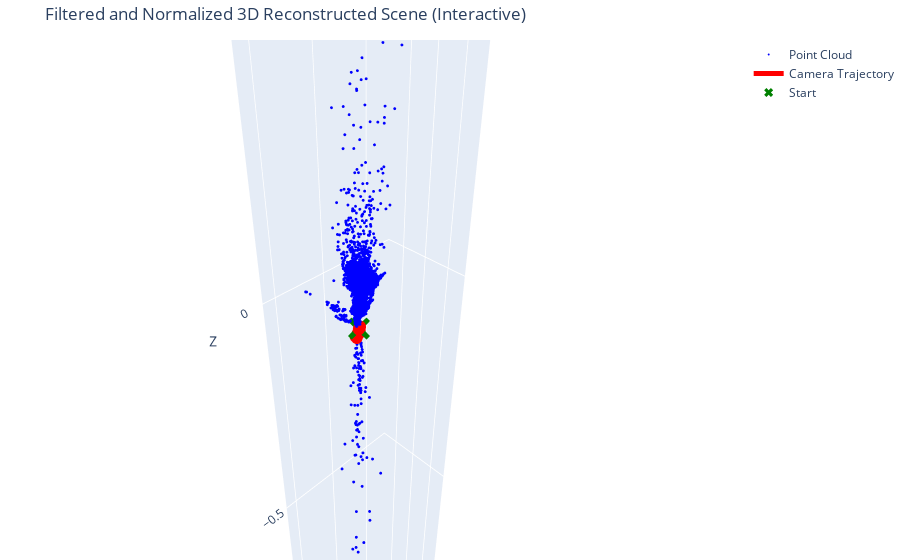

This figure's notebook cell:
### Markdown cell above
# 7. 3D Point Triangulation and Scene Visualisation

**Methodology:**
1.  **Triangulation:** Triangulation is the process of determining a point's position in 3D space given its projections onto two or more images with known camera poses. Geometrically, for a given 2D feature match, we can cast a ray from the first camera's center through its 2D point and another ray from the second camera's center through its corresponding 2D point. The 3D coordinate of the feature is the intersection point of these two rays. In our implementation, we use `cv2.triangulatePoints(P1, P2, pts1, pts2)`, where `P1` and `P2` are the projection matrices of the two cameras. [cite_start]This function returns the 3D points in homogeneous coordinates. 

2.  **Scene Chaining:** The pipeline processes image pairs sequentially. The pose of the first camera is set to the origin `[I|0]`. The relative pose `(R, t)` recovered from the first pair `(frame_0, frame_1)` is used to determine the global pose of the second camera. This second camera's pose is then used as the starting point for calculating the pose of the third camera from the pair `(frame_1, frame_2)`, and so on. This "chains" the camera poses together to form a trajectory.

3.  **Point Cloud Filtering:** The initial triangulated point cloud often contains noise and outliers due to minor matching errors. To clean the scene, our `filter_point_cloud` function implements statistical outlier removal. For each point, it calculates the mean distance to its k-nearest neighbors. If a point's mean distance is far from the average mean distance of all points (specifically, greater than a threshold defined by `mean + std_ratio * std_dev`), it is classified as an outlier and removed.

4.  **Visualisation:** To display the final result, we use the Plotly library, which allows for the creation of **interactive 3D plots**, fulfilling the project requirement.  Our visualization includes:
    * The filtered 3D point cloud, representing the reconstructed scene structure.
    * The camera's trajectory, plotted as a red line connecting the positions of each camera pose. This helps visualize the motion used to capture the scene.
    * A green 'x' marker to indicate the starting position of the camera.

***

### Code cell
print("\n STEP 7: TRIANGULATION, FILTERING & VISUALISATION\n")

def filter_point_cloud(points_3d, k_neighbors=20, std_ratio=1.0):
    if points_3d.shape[0] < k_neighbors:
        print("Warning: Not enough points for filtering. Returning original cloud.")
        return points_3d

    # Use FLANN for fast nearest neighbor search
    flann = cv2.FlannBasedMatcher(dict(algorithm=1, trees=5), dict(checks=50))
    points_flat = points_3d.astype(np.float32)

    # Find the k+1 nearest neighbors (the first is the point itself)
    matches = flann.knnMatch(points_flat, points_flat, k=k_neighbors + 1)

    mean_distances = []
    for i in range(len(matches)):
        distances = [m.distance for m in matches[i][1:]]
        if distances:
            mean_distances.append(np.mean(distances))
        else:
            mean_distances.append(0) # Handle case with no neighbors

    mean_distances = np.array(mean_distances)

    global_mean_dist = np.mean(mean_distances)
    global_std_dist = np.std(mean_distances)

    distance_threshold = global_mean_dist + std_ratio * global_std_dist

    inlier_mask = mean_distances < distance_threshold

    print(f"Filtering: Kept {np.sum(inlier_mask)} of {len(points_3d)} points.")

    return points_3d[inlier_mask]

# Initialize scene elements
camera_poses = []
points_3d = np.empty((0, 3))

# The first camera is at the origin [R|t] = [I|0]
R_global = np.identity(3)
t_global = np.zeros((3, 1))
camera_poses.append(np.hstack((R_global, t_global)))

# Process each valid pair to triangulate points and chain poses
for pair in all_processed_pairs:
    if pair.get('R') is None or pair.get('t') is None:
        continue # Skip pairs where pose estimation failed

    # The pose of the first camera in the pair is the last one we successfully calculated
    R_cam1, t_cam1 = camera_poses[-1][:, :3], camera_poses[-1][:, 3].reshape(3, 1)

    R_relative, t_relative = pair['R'], pair['t']

    # Update global pose for the second camera in the pair
    R_cam2 = R_cam1 @ R_relative
    t_cam2 = t_cam1 + R_cam1 @ t_relative

    pose_cam2 = np.hstack((R_cam2, t_cam2))
    camera_poses.append(pose_cam2)

    # Get the 2D points for triangulation
    kp1, kp2 = pair['data1']['keypoints'], pair['data2']['keypoints']
    inliers = pair['inliers']

    # Filter points further by the chirality check mask from `recoverPose`
    pose_mask = pair.get('pose_inliers')
    if pose_mask is not None:
        inliers = [m for i, m in enumerate(inliers) if pose_mask.ravel()[i]]

    pts1 = np.float32([kp1[m.queryIdx].pt for m in inliers]).T
    pts2 = np.float32([kp2[m.trainIdx].pt for m in inliers]).T

    if pts1.shape[1] == 0 or pts2.shape[1] == 0:
        continue # No points left to triangulate for this pair

    # Create projection matrices for triangulation
    P1 = K @ camera_poses[-2] # The second to last pose
    P2 = K @ camera_poses[-1] # The last pose

    # Triangulate 3D points
    points_4d_hom = cv2.triangulatePoints(P1, P2, pts1, pts2)

    # Convert from homogeneous to 3D coordinates
    points_3d_new = (points_4d_hom[:3, :] / points_4d_hom[3, :]).T
    points_3d = np.vstack((points_3d, points_3d_new))


print(f"Triangulated a total of {points_3d.shape[0]} points.")
print(f"Total camera poses estimated: {len(camera_poses)}")

# Filter the final point cloud to remove outliers
if points_3d.shape[0] > 0:
    points_3d_filtered = filter_point_cloud(points_3d, k_neighbors=30, std_ratio=0.5)
else:
    points_3d_filtered = points_3d # Keep it as an empty array


# Visualize the 3D Scene with Plotly for interactivity
if points_3d_filtered.shape[0] > 0:
    print("\nVisualizing the filtered 3D scene (interactive)...")
    if not os.path.exists(OUTPUT_SCENE_DIR): os.makedirs(OUTPUT_SCENE_DIR)

    # The camera's 3D position is derived from its pose matrix [R|t] as -R.T @ t
    cam_positions = np.array([-pose[:, :3].T @ pose[:, 3] for pose in camera_poses])

    # NORMALIZATION FOR BETTER VISUALIZATION
    mean_point = points_3d_filtered.mean(axis=0)
    points_centered = points_3d_filtered - mean_point
    cams_centered = cam_positions - mean_point
    max_abs_coord = np.max(np.abs(points_centered))
    if max_abs_coord == 0: max_abs_coord = 1 # Avoid division by zero
    points_normalized = points_centered / max_abs_coord
    cams_normalized = cams_centered / max_abs_coord

    # Create the figure
    fig = go.Figure()

    # Add the 3D point cloud
    fig.add_trace(go.Scatter3d(
        x=points_normalized[:, 0],
        y=points_normalized[:, 1],
        z=points_normalized[:, 2],
        mode='markers',
        marker=dict(size=1, color='blue'),
        name='Point Cloud'
    ))

    # Add the camera trajectory
    fig.add_trace(go.Scatter3d(
        x=cams_normalized[:, 0],
        y=cams_normalized[:, 1],
        z=cams_normalized[:, 2],
        mode='lines+markers',
        line=dict(color='red', width=5),
        marker=dict(size=4, color='red'),
        name='Camera Trajectory'
    ))

    # Add the start point
    fig.add_trace(go.Scatter3d(
        x=[cams_normalized[0, 0]],
        y=[cams_normalized[0, 1]],
        z=[cams_normalized[0, 2]],
        mode='markers',
        marker=dict(size=8, color='green', symbol='x'),
        name='Start'
    ))

    # Update the layout
    fig.update_layout(
        title_text='Filtered and Normalized 3D Reconstructed Scene (Interactive)',
        scene=dict(
            xaxis_title='X',
            yaxis_title='Y',
            zaxis_title='Z',
            aspectmode='data'
        ),
        margin=dict(l=0, r=0, b=0, t=40)
    )

    # Save to an interactive HTML file
    interactive_plot_path = os.path.join(OUTPUT_SCENE_DIR, f"{sequence_name}_3d_reconstruction_interactive.html")
    fig.write_html(interactive_plot_path)

    # Show the figure
    fig.show()
    print(f"\nInteractive plot saved to '{interactive_plot_path}'")

else:
    print("\nNo 3D points were reconstructed or all points were filtered out. Cannot visualize scene.")

print("\nFull pipeline complete.")

### Figure 1 — Plotly figure (JSON) as saved in the notebook; plotly's stock layout.template omitted (floating-point values rounded to 4 significant figures; data arrays with more than 128 entries replaced by an {"elided": "..."} marker saying what was removed)
{"data": [{"marker": {"color": "blue", "size": 1}, "mode": "markers", "name": "Point Cloud", "type": "scatter3d", "x": {"elided": "5005 float values"}, "y": {"elided": "5005 float values"}, "z": {"elided": "5005 float values"}}, {"line": {"color": "red", "width": 5}, "marker": {"color": "red", "size": 4}, "mode": "lines+markers", "name": "Camera Trajectory", "type": "scatter3d", "x": [-0.0009854, -0.0006718, -4.738e-05, -0.0001204, -0.002272, -0.001334, -0.001486, -0.001538, -0.001486, -0.0002354, -0.0006967, 0.0001305, 0.0005356, 0.0006846, 0.0005502, -0.001669, -0.003213, -0.00449, -0.003717, -0.002326, -0.002722, -0.003031, -0.003125, -0.002878, -0.003286, -0.004116, -0.002613, -0.001282, -6.951e-05, 0.001785, 0.0009999, 0.002158, 0.001786, -0.0006099, 0.001885, 0.005435, 0.003357, 0.003223], "y": [-0.003891, -0.00439, -0.004073, -0.002782, -0.002915, -0.002678, -0.003145, -0.002953, -0.002639, -0.003496, -0.003477, -0.00259, -0.002504, -0.002836, -0.002625, -0.002751, -0.003394, -0.004191, -0.004414, -0.004519, -0.004612, -0.004432, -0.004409, -0.004767, -0.004499, -0.004748, -0.004432, -0.004381, -0.004165, -0.004368, -0.004534, -0.00471, -0.005151, -0.004889, -0.005477, -0.005761, -0.00515, -0.004992], "z": [-0.07116, -0.07339, -0.0756, -0.07364, -0.07467, -0.07257, -0.07483, -0.07253, -0.07024, -0.07198, -0.06972, -0.07168, -0.06941, -0.07176, -0.0694, -0.06889, -0.06737, -0.06918, -0.0713, -0.07325, -0.07097, -0.06871, -0.07103, -0.07321, -0.07542, -0.07756, -0.07907, -0.07709, -0.07918, -0.08081, -0.08295, -0.08093, -0.08325, -0.08437, -0.0854, -0.08566, -0.08732, -0.08962]}, {"marker": {"color": "green", "size": 8, "symbol": "x"}, "mode": "markers", "name": "Start", "type": "scatter3d", "x": [-0.0009854], "y": [-0.003891], "z": [-0.07116]}], "layout": {"margin": {"b": 0, "l": 0, "r": 0, "t": 40}, "scene": {"aspectmode": "data", "xaxis": {"title": {"text": "X"}}, "yaxis": {"title": {"text": "Y"}}, "zaxis": {"title": {"text": "Z"}}}, "title": {"text": "Filtered and Normalized 3D Reconstructed Scene (Interactive)"}}}
